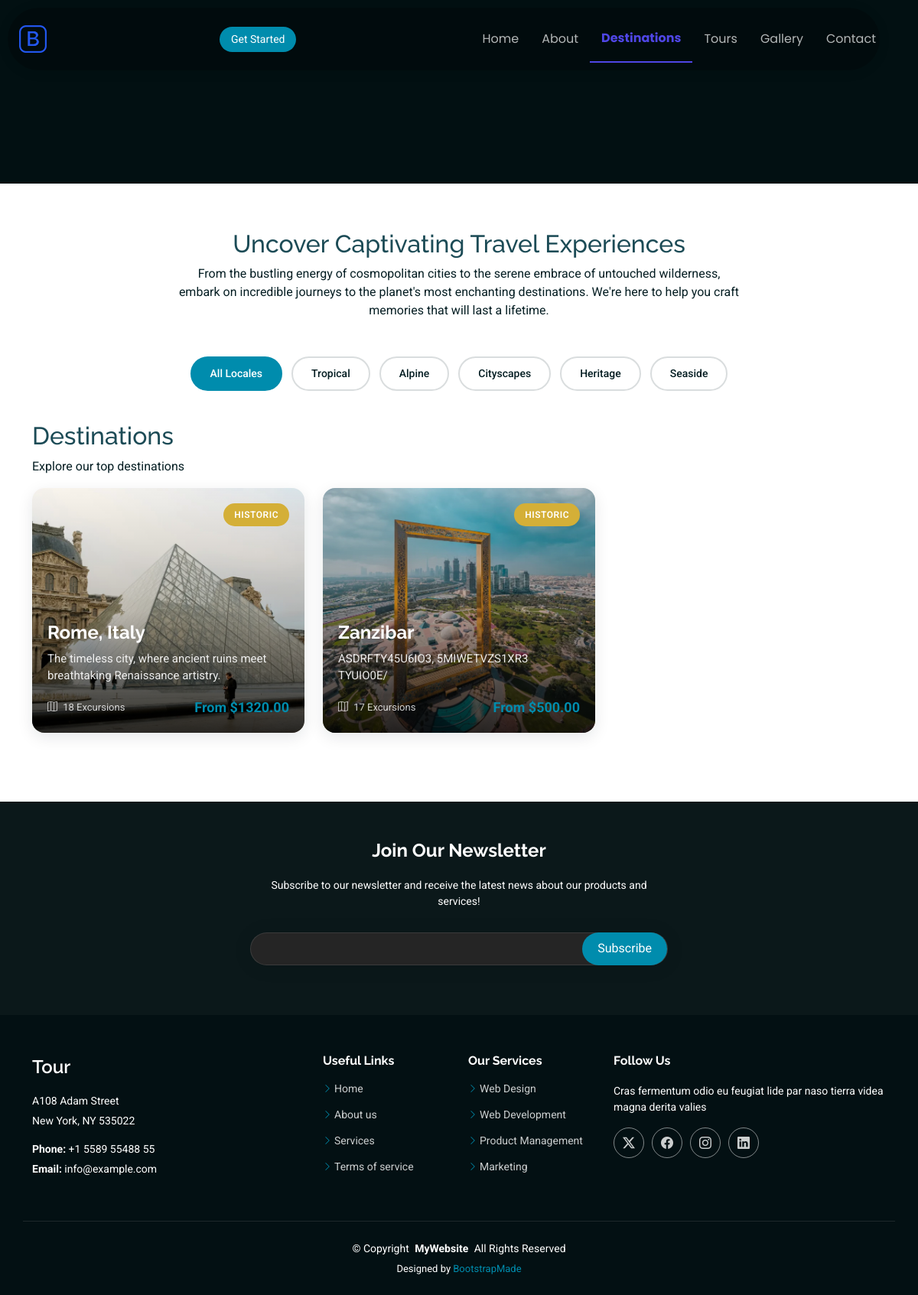
/destinations/, run on the app's committed database.
### book/models.py (models this page shows, shortened)
class Destination(models.Model):
    name = models.CharField(max_length=100)
    description = models.TextField()
    image = models.ImageField(upload_to='destinations/', blank=True, null=True)
    tag = models.CharField(max_length=50)
    excursions = models.PositiveIntegerField(default=0)
    starting_price = models.DecimalField(max_digits=10, decimal_places=2)
    category = models.CharField(max_length=50, blank=True, null=True)

### book/views.py (the view)
# urls.py: path('destinations/', views.destinations, name='destinations'),
def destinations(request):
    qs = Destination.objects.all()
    context = {
        'destinations': qs,
    }
    return render(request, 'book/destinations.html', context)

### book/templates/book/destinations.html (shortened to what this page needs)
{% extends 'book/base.html' %}
{% block content %}
{% load static %}
  <main class="main">
    <div class="page-title dark-background" data-aos="fade">
    </div>
    <section id="travel-destinations" class="travel-destinations section">
      <div class="container" data-aos="fade-up" data-aos-delay="100">
        <div class="row">
          <div class="col-lg-8 mx-auto text-center">
            <h2>Uncover Captivating Travel Experiences</h2>
            <p class="mb-5">From the bustling energy of cosmopolitan cities to the serene embrace of untouched wilderness, embark on incredible journeys to the planet's most enchanting destinations. We're here to help you craft memories that will last a lifetime.</p>
          </div>
        </div>
        <div class="isotope-layout" data-default-filter="*" data-layout="masonry" data-sort="original-order">
          <ul class="destination-filters isotope-filters" data-aos="fade-up" data-aos-delay="200">
            <li data-filter="*" class="filter-active">All Locales</li>
            <li data-filter=".filter-tropical">Tropical</li>
            <li data-filter=".filter-mountain">Alpine</li>
            <li data-filter=".filter-urban">Cityscapes</li>
            <li data-filter=".filter-historical">Heritage</li>
            <li data-filter=".filter-coastal">Seaside</li>
          </ul>
    <div class="section-header">
      <h2>Destinations</h2>
      <p>Explore our top destinations</p>
    </div>
    <div class="row gy-4 isotope-container">
      {% for destination in destinations %}
      <div class="col-lg-4 col-md-6 destination-item isotope-item">
        <a href="#" class="destination-tile">
          <div class="tile-image">
            {% if destination.image %}
            <img src="{{ destination.image.url }}" alt="{{ destination.name }}" class="img-fluid" loading="lazy">
            {% else %}
            <img src="{% static 'assets/img/default.jpg' %}" alt="{{ destination.name }}" class="img-fluid" loading="lazy">
            {% endif %}
            <div class="overlay-content">
              <span class="destination-tag luxury">{{ destination.tag }}</span>
              <div class="destination-info">
                <h4>{{ destination.name }}</h4>
                <p>{{ destination.description }}</p>
                <div class="destination-stats">
                  <span class="tours-available"><i class="bi bi-map"></i> {{ destination.excursions }} Excursions</span>
                  <span class="starting-price">From ${{ destination.starting_price }}</span>
                </div>
              </div>
            </div>
          </div>
        </a>
      </div>
      {% empty %}
      <p>No destinations available yet.</p>
      {% endfor %}
    </div>
  </div>
    </section>
  </main>
{% endblock %}

### data on the page
Destination: image (picture), tag "HISTORIC", name "Rome, Italy", description "The timeless city, where ancient ruins meet breathtaking Renaissance artistry.", excursions "18", starting_price "1320.00"
Destination: image (picture), tag "HISTORIC", name "Zanzibar", description "ASDRFTY45U6IO3, 5MIWETVZS1XR3 TYUIO0E/", excursions "17", starting_price "500.00"
